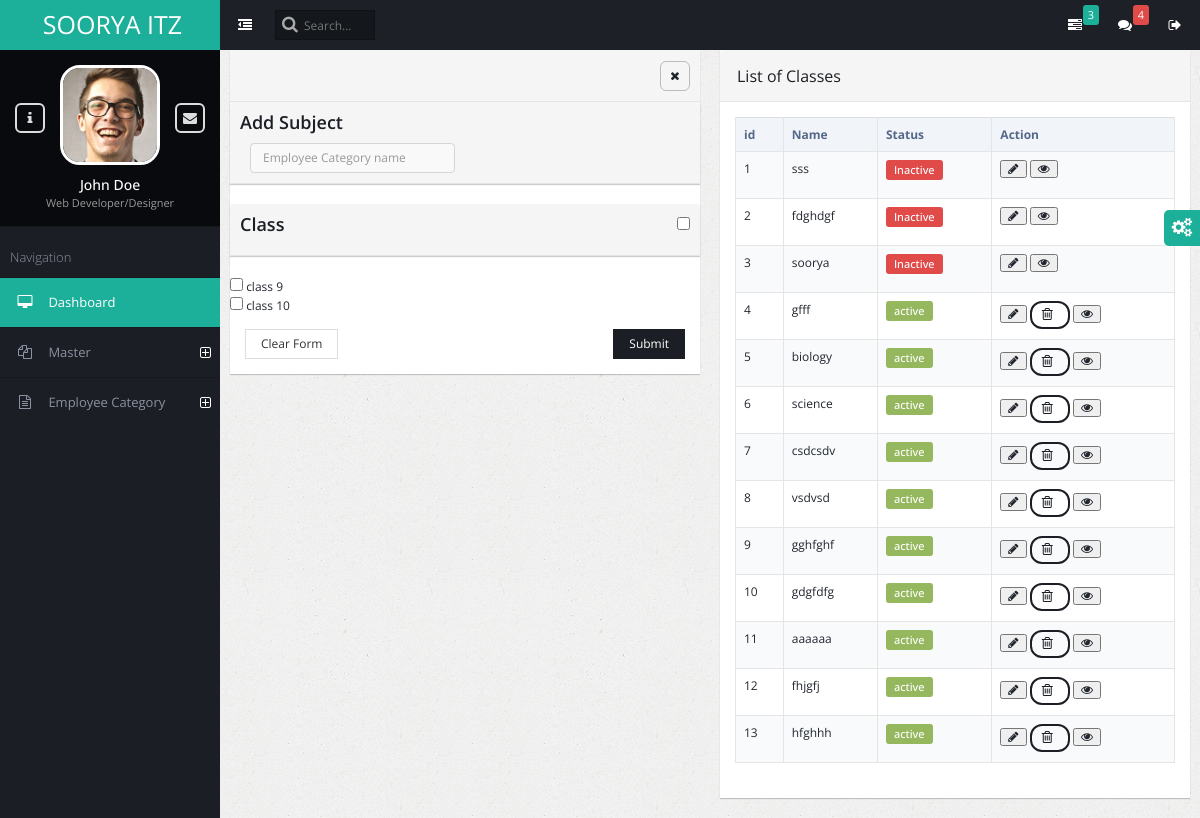
/subject/, run on the app's committed database.
### admin_master/models.py (models this page shows)
class Academicclass(models.Model):
    classname = models.CharField(max_length=260)
    classstatus = models.IntegerField(default=1)

class AcademicSubject(models.Model):
    subjectclass= models.CharField(max_length=260)
    subjectstatus = models.IntegerField(default=1)

### admin_master/views.py (the view, shortened to what this page needs)
# urls.py: path('subject/', views.subject, name='subject'),
def subject(request):
    success_message=None
    error_message = None
    sub=Academicclass.objects.all()
    subjectcls=AcademicSubject.objects.all()
    context = {
        'errormessage': error_message,
        'successmessage': success_message,
        'sub': sub,
        'subjectcls' : subjectcls,
    }
    return render(request,'subject.html',context)

### admin_master/templates/subject.html (shortened to what this page needs)
{% extends "base.html" %}
{% block content %}
<div class="page-content-wrap">
    <div class="row">
        <div class="col-md-6">
            <div class="panel panel-default">
                <div class="panel-heading">
                    <ul class="panel-controls">
                        <li><a href="#" class="panel-remove"><span class="fa fa-times"></span></a></li>
                    </ul>
                </div>
                <form method='post'>
                    <div class="panel panel-default">
                        <div class="panel-heading">
                            <div class="row">
                                <h3> Add Subject </h3>
                                <div class="col-md-6">
                                    <input type="text" placeholder="Employee Category name" autofocus class="form-control" name="subname" class="panel-title" required>
                                </div>
                            </div>
                        </div>
                    </div>
                    <div class="panel panel-default">
                        <div class="panel-heading">
                            <div class="row">
                                <h3>Class <input type="checkbox" id="cbox" onclick="check()" class="commonCheckbox pull-right" > </h3>
                            </div>
                        </div>
                    </div>
                    {% for i in sub %}
                        {% if i.classstatus == 1 %}
                            <div>
                                <input type="checkbox" class="icheck" name="checkboxGroup" value="{{i.id}}"> {{i.classname}}
                            </div>
                        {% endif %}
                    {% endfor %}
                    <div class="panel-body d-flex justify-content-between">
                        <button class="btn btn-default">Clear Form</button>
                        <button class="btn btn-primary pull-right" onclick="validateAndSubmit()" >Submit</button>
                    </div>
                </form>
            </div>
        </div>
        <div class="col-md-6">
            <div class="panel panel-default">
                <div class="panel-heading">
                    <h3 class="panel-title">List of Classes</h3>
                </div>
                <div class="panel-body">
                    <table class="table table-striped table-bordered">
                        <thead>
                            <tr><th>id</th>
                                <th>Name</th>
                                <th> Status</th>
                                <th>Action</th>
                            </tr>
                        </thead>
                        <tbody>
                            {% for i in subjectcls %}
                                <tr id ="{{i.id}}">
                                    <td>{{ forloop.counter }}</td>
                                    <td>{{ i.subjectclass }}</td>
                                    <td>
                                        {% if i.subjectstatus == 1 %}
                                        <p class="badge badge-danger"> Inactive
                                        {% else %}
                                        <p class="badge badge-success"> active
                                        {% endif %}
                                    </td>
                                    <td>
                                        <button class="fa fa-pencil" onclick="edit_subrow({{i.id}});" id="spinner{{i.id}}">
                                        </button>
                                        {% if  not i.subjectstatus == 1 %}
                                        <button class="btn btn-primary btn-rounded" >
                                            <span  id= "spinner{{i.id}}" class="fa fa-trash-o" onClick="delete_sub({{i.id}})" >  </button>
                                                {% endif %}
                                        <button class="fa fa-eye" onclick="view_sub({{i.id}});" >  </button>
                                    </td>
                                </tr>
                            {% endfor %}
                        </tbody>
                    </table>
                </div>
            </div>
        </div>
    </div>
</div>
{% endblock   %}

### data on the page
Academicclass: classname "class 9"
Academicclass: classname "class 10"
AcademicSubject: subjectclass "sss", subjectstatus "Inactive"
AcademicSubject: subjectclass "fdghdgf", subjectstatus "Inactive"
AcademicSubject: subjectclass "soorya", subjectstatus "Inactive"
AcademicSubject: subjectclass "gfff", subjectstatus "active"
AcademicSubject: subjectclass "biology", subjectstatus "active"
AcademicSubject: subjectclass "science", subjectstatus "active"
AcademicSubject: subjectclass "csdcsdv", subjectstatus "active"
AcademicSubject: subjectclass "vsdvsd", subjectstatus "active"
AcademicSubject: subjectclass "gghfghf", subjectstatus "active"
AcademicSubject: subjectclass "gdgfdfg", subjectstatus "active"
AcademicSubject: subjectclass "aaaaaa", subjectstatus "active"
AcademicSubject: subjectclass "fhjgfj", subjectstatus "active"
AcademicSubject: subjectclass "hfghhh", subjectstatus "active"
